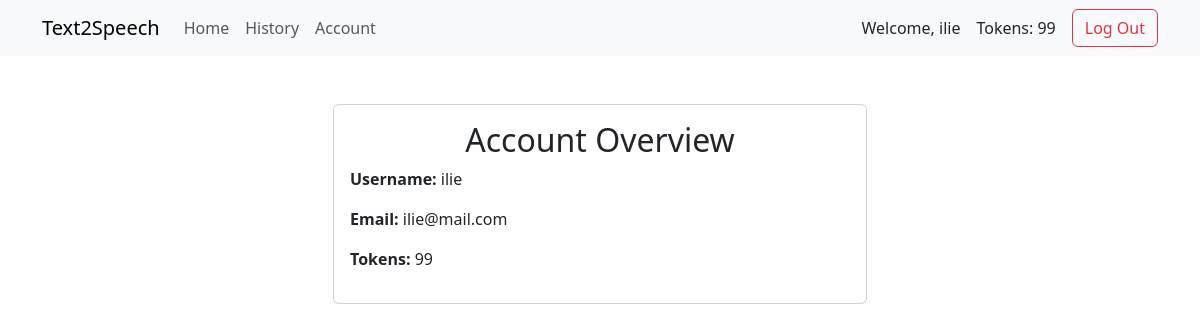
The app's page /account/ (signed in), older data.
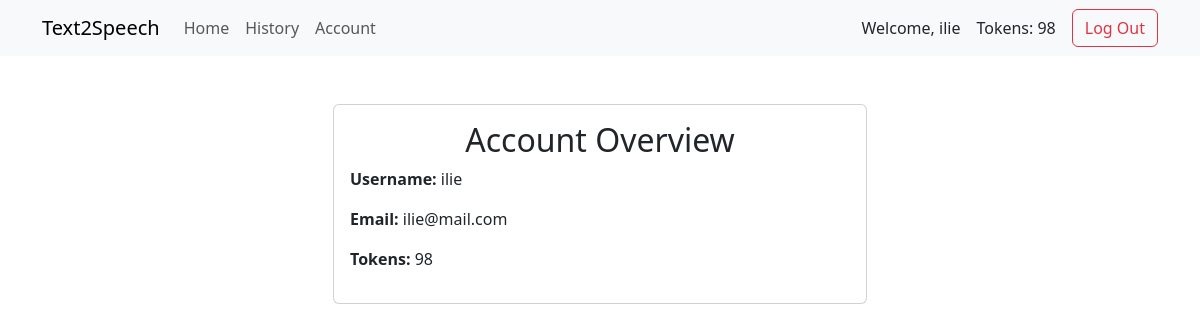
The same page, newer data.
### accounts/models.py (models this page shows)
class CustomUser(AbstractUser):
    tokens = models.IntegerField(default=100)

### text2speech/views.py (the view)
# urls.py: path("account/", account_page_view, name="account"),
@login_required(login_url="signup")
def account_page_view(request):
    user = request.user
    context = {
        'user': user
    }
    return render(request, 'account.html')

### text2speech/templates/account.html
{% extends "_base.html" %}
{% block content %}
<div class="container mt-5">
    <div class="row justify-content-center">
        <div class="col-md-6">
            <div class="card">
                <div class="card-body">
                    <h2 class="card-title text-center">Account Overview</h2>
                    <div class="mb-3">
                        <strong>Username:</strong> {{ user.username }}
                    </div>
                    <div class="mb-3">
                        <strong>Email:</strong> {{ user.email }}
                    </div>
                    <div class="mb-3">
                        <strong>Tokens:</strong> {{ user.tokens }}
                    </div>
                </div>
            </div>
        </div>
    </div>
</div>
{% endblock %}

### text2speech/templates/_base.html (shortened to what this page needs)
<!DOCTYPE html>
<html lang="en">
<head>
    <link href="https://cdn.jsdelivr.net/npm/bootstrap@5.3.3/dist/css/bootstrap.min.css" rel="stylesheet">
</head>
<body>
<nav class="navbar navbar-expand-lg navbar-light bg-light">
    <div class="container">
        <a class="navbar-brand" href="/">Text2Speech</a>
        <div class="collapse navbar-collapse justify-content-between" id="navbarNavAltMarkup">
            <div class="navbar-nav">
                <a class="nav-link" href="/">Home</a>
                <a class="nav-link" href="/history">History</a>
                <a class="nav-link" href="/account">Account</a>
            </div>
            <div class="d-flex align-items-center">
                <span class="me-3">Welcome, {{ user.username }}</span>
                <span class="me-3">Tokens: {{ user.tokens }}</span>
                <form method="post" action="{% url 'logout' %}">
                    <button type="submit" class="btn btn-outline-danger">Log Out</button>
                </form>
            </div>
        </div>
    </div>
</nav>
<div class="container mt-5">
    {% block content %}
    {% endblock %}
</div>
</body>
</html>

Row changes from the older to the newer data that the page shows:
changed CustomUser "ilie": tokens "99" → "98"
